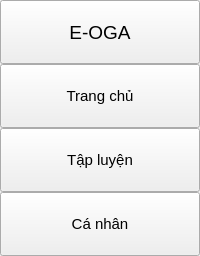
        <widget class="QWidget" name="leftBar" native="true">
         <property name="minimumSize">
          <size>
           <width>0</width>
           <height>0</height>
          </size>
         </property>
         <property name="maximumSize">
          <size>
           <width>16777215</width>
           <height>16777215</height>
          </size>
         </property>
         <layout class="QVBoxLayout" name="verticalLayout">
          <property name="spacing">
           <number>0</number>
          </property>
          <property name="leftMargin">
           <number>0</number>
          </property>
          <property name="topMargin">
           <number>0</number>
          </property>
          <property name="rightMargin">
           <number>0</number>
          </property>
          <property name="bottomMargin">
           <number>0</number>
          </property>
          <item>
           <widget class="QPushButton" name="toggle">
            <property name="minimumSize">
             <size>
              <width>0</width>
              <height>64</height>
             </size>
            </property>
            <property name="maximumSize">
             <size>
              <width>16777215</width>
              <height>64</height>
             </size>
            </property>
            <property name="font">
             <font>
              <pointsize>14</pointsize>
             </font>
            </property>
            <property name="layoutDirection">
             <enum>Qt::RightToLeft</enum>
            </property>
            <property name="styleSheet">
             <string notr="true"/>
            </property>
            <property name="text">
             <string>E-OGA</string>
            </property>
            <property name="icon">
             <iconset resource="sources.qrc">
              <normaloff>:/icons/sources/icons/svgBlue/chevron-left.svg</normaloff>:/icons/sources/icons/svgBlue/chevron-left.svg</iconset>
            </property>
            <property name="iconSize">
             <size>
              <width>36</width>
              <height>36</height>
             </size>
            </property>
           </widget>
          </item>
          <item>
           <widget class="QPushButton" name="btnHome">
            <property name="minimumSize">
             <size>
              <width>0</width>
              <height>64</height>
             </size>
            </property>
            <property name="maximumSize">
             <size>
              <width>16777215</width>
              <height>64</height>
             </size>
            </property>
            <property name="font">
             <font>
              <pointsize>11</pointsize>
             </font>
            </property>
            <property name="styleSheet">
             <string notr="true"/>
            </property>
            <property name="text">
             <string>Trang chủ</string>
            </property>
            <property name="icon">
             <iconset resource="sources.qrc">
              <normaloff>:/icons/sources/icons/svgWhite/home-alt.svg</normaloff>:/icons/sources/icons/svgWhite/home-alt.svg</iconset>
            </property>
            <property name="iconSize">
             <size>
              <width>32</width>
              <height>32</height>
             </size>
            </property>
           </widget>
          </item>
          <item>
           <widget class="QPushButton" name="btnWorkout">
            <property name="minimumSize">
             <size>
              <width>0</width>
              <height>64</height>
             </size>
            </property>
            <property name="maximumSize">
             <size>
              <width>16777215</width>
              <height>64</height>
             </size>
            </property>
            <property name="font">
             <font>
              <pointsize>11</pointsize>
             </font>
            </property>
            <property name="styleSheet">
             <string notr="true"/>
            </property>
            <property name="text">
             <string>Tập luyện</string>
            </property>
            <property name="icon">
             <iconset resource="sources.qrc">
              <normaloff>:/icons/sources/icons/svgWhite/fit.svg</normaloff>:/icons/sources/icons/svgWhite/fit.svg</iconset>
            </property>
            <property name="iconSize">
             <size>
              <width>32</width>
              <height>32</height>
             </size>
            </property>
           </widget>
          </item>
          <item>
           <widget class="QPushButton" name="btnProfile">
            <property name="minimumSize">
             <size>
              <width>0</width>
              <height>64</height>
             </size>
            </property>
            <property name="maximumSize">
             <size>
              <width>16777215</width>
              <height>64</height>
             </size>
            </property>
            <property name="font">
             <font>
              <pointsize>11</pointsize>
             </font>
            </property>
            <property name="styleSheet">
             <string notr="true"/>
            </property>
            <property name="text">
             <string>Cá nhân</string>
            </property>
            <property name="icon">
             <iconset resource="sources.qrc">
              <normaloff>:/icons/sources/icons/svgWhite/user.svg</normaloff>:/icons/sources/icons/svgWhite/user.svg</iconset>
            </property>
            <property name="iconSize">
             <size>
              <width>32</width>
              <height>32</height>
             </size>
            </property>
           </widget>
          </item>
          <item>
           <widget class="QFrame" name="frame">
            <property name="frameShape">
             <enum>QFrame::NoFrame</enum>
            </property>
            <property name="frameShadow">
             <enum>QFrame::Raised</enum>
            </property>
           </widget>
          </item>
         </layout>
        </widget>
